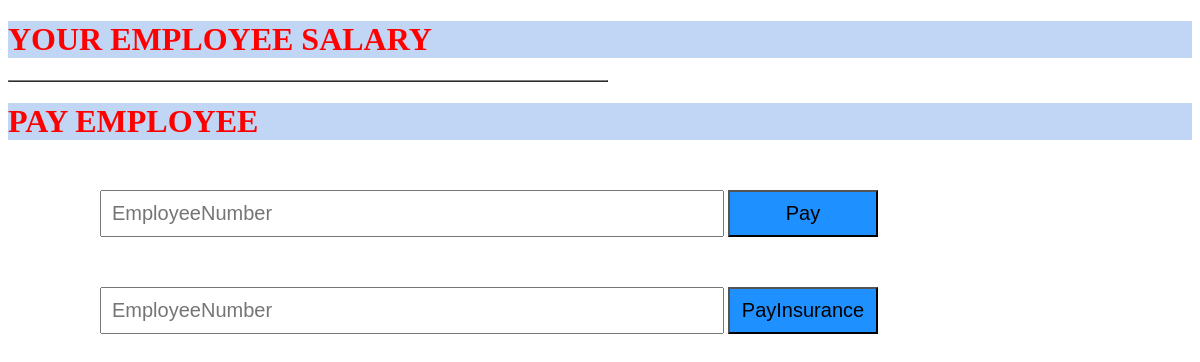
The page /VisualStudioCodeStuff/ManagerStuff/EmSalary.php on the database as committed earlier.
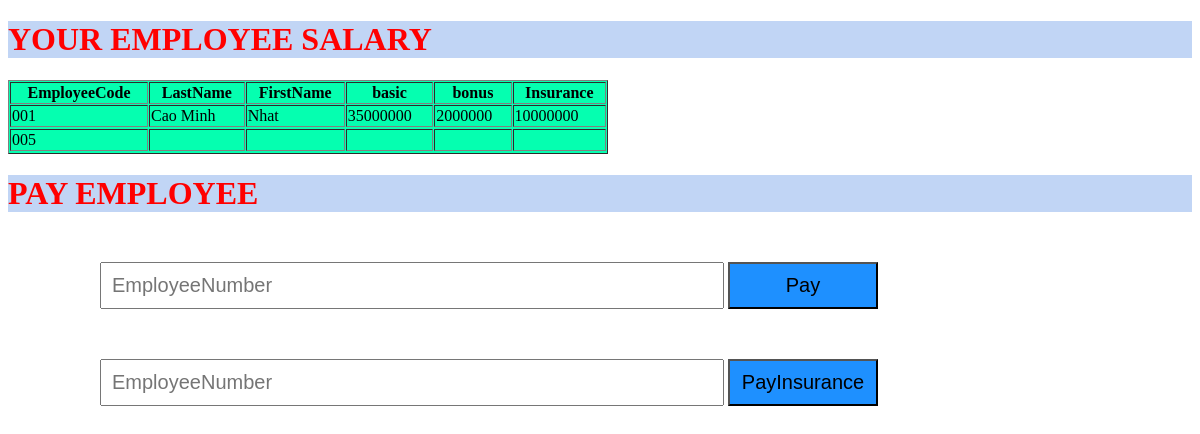
The same page on the database as committed later.
### tables this page shows
CREATE TABLE `salary` (
  `EmployeeCode` varchar(5) NOT NULL,
  `basic` int(11) NOT NULL,
  `bonus` int(11) NOT NULL,
  `Insurance` int(11) NOT NULL,
  `Total Net` int(11) NOT NULL
);

CREATE TABLE `employee_information` (
  `EmployeeCode` varchar(5) NOT NULL,
  `Address` varchar(100) NOT NULL,
  `LastName` varchar(50) NOT NULL,
  `FirstName` varchar(50) NOT NULL,
  `PhoneNumber` varchar(11) NOT NULL,
  `email` varchar(50) NOT NULL,
  `JobPosition` varchar(50) NOT NULL,
  `Gender` varchar(10) NOT NULL,
  `Department` varchar(50) NOT NULL,
  `DateOfBirth` varchar(15) NOT NULL,
  `IdentityNumber` varchar(10) NOT NULL,
  `PassportNumber` varchar(10) NOT NULL,
  `Ethnic` varchar(50) NOT NULL,
  `Nationality` varchar(100) NOT NULL,
  `Religion` varchar(10) NOT NULL,
  `Marriage` varchar(10) NOT NULL,
  `Degree` varchar(50) NOT NULL,
  `University/College` varchar(50) NOT NULL,
  `ManagerCode` varchar(5) NOT NULL
);

### VisualStudioCodeStuff/ManagerStuff/EmSalary.php (the view, shortened to what this page needs)
<!DOCTYPE html>
<html lang="en">
<head>
</head>
<body>
<div class = "group">
<h1 class = "title">YOUR EMPLOYEE SALARY</h1>
<table id = "tab" width = "600" border = "1" cellspacing = "1" cellpadding = "1" >
    <?php
        $servername = "localhost";
        $username = "root";
        $password = "";
        $database = "HRM";
        $conn = new mysqli($servername , $username , $password , $database);
        $user = $_SESSION["userCode"];
        $result = mysqli_query($conn, "SELECT `employee_information`.`EmployeeCode`, `LastName`, `FirstName` , `basic`,`bonus`,`Insurance` FROM `employee_information` Left JOIN `salary` ON `employee_information`.`EmployeeCode` = `salary`.`EmployeeCode`
        Where `ManagerCode` = '$user';");
        if (mysqli_num_rows($result) > 0)
        {
            echo "<tr>";
            echo "<th>EmployeeCode</th>";
            echo "<th>LastName</th>";
            echo"<th>FirstName</th>";
            echo"<th>basic</th>";
            echo"<th>bonus</th>";
            echo"<th>Insurance</th>";
            echo "</tr>";
            while($row = mysqli_fetch_assoc($result))
        {
            echo"<tr>";
            echo"<td>".$row["EmployeeCode"]."</td>";
            echo"<td>".$row["LastName"]."</td>";
            echo"<td>".$row["FirstName"]."</td>";
            echo"<td>".$row["basic"]."</td>";
            echo"<td>".$row["bonus"]."</td>";
            echo"<td>".$row["Insurance"]."</td>";
            echo"<tr>";
        }
        }
     ?>
    </table>
    </div>
    <div class = "group">
    <h1 class = "title">PAY EMPLOYEE</h1>
            <form action = "http://localhost/VisualStudioCodeStuff/ManagerStuff/Pay.php" method = "POST">
                <input class = "input" type = "text" id = "emCode" name = "emCode" placeholder = "EmployeeNumber">
                <input type = "submit" name = "submit" class = "submit" value = "Pay">
            </form>
            <form action = "http://localhost/VisualStudioCodeStuff/ManagerStuff/PayInsurance.php" method = "POST">
                <input class = "input" type = "text" id = "emCode" name = "emCode" placeholder = "EmployeeNumber">
                <input type = "submit" name = "submit" class = "submit" value = "PayInsurance">
            </form>
    </div>
</body>
</html>

Rows that differ between the two databases and show on the page:
added salary: employee_information.EmployeeCode "001", employee_information.LastName "Cao Minh", employee_information.FirstName "Nhat", basic "35000000", bonus "2000000", Insurance "10000000"
added employee_information: EmployeeCode "005"
Other text that changed with them:
text now shown: "EmployeeCode LastName FirstName basic bonus Insurance"
